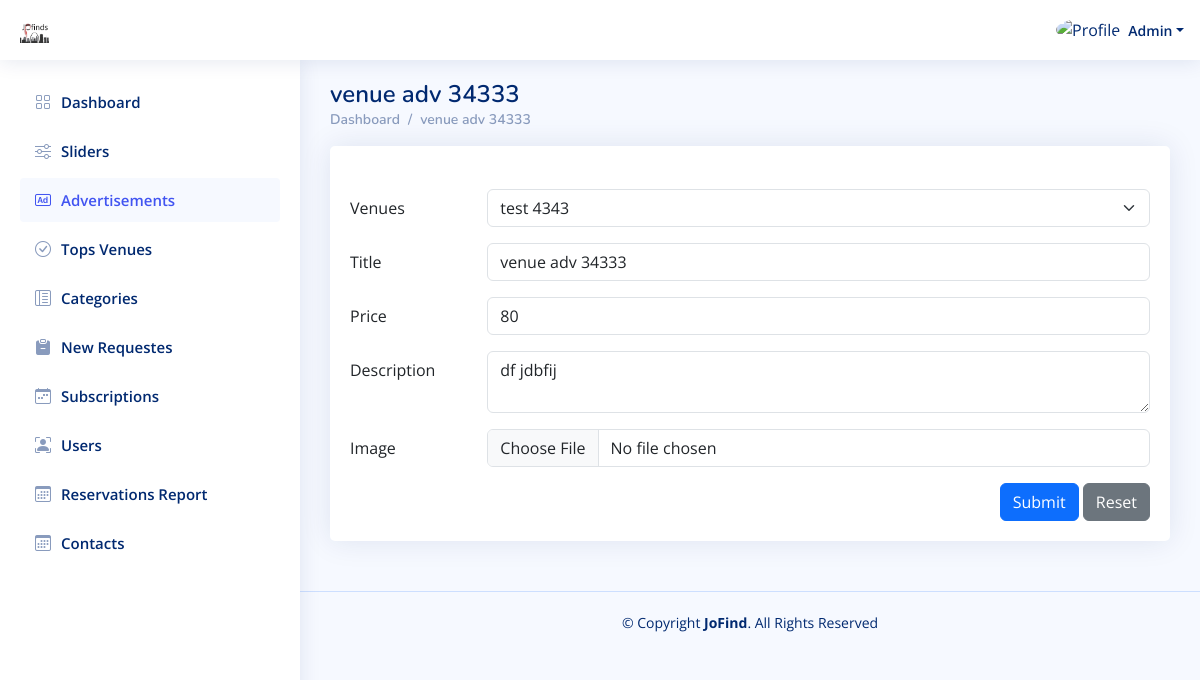
Screenshot of /Admin_Dashboard/Edit_Advertisement.php?advertisement_id=2 (signed in) with the database file from the repository.
### tables this page shows
CREATE TABLE `users` (
  `id` int(11) NOT NULL,
  `type_id` int(11) NOT NULL,
  `name` varchar(250) NOT NULL,
  `email` varchar(250) NOT NULL,
  `password` varchar(250) NOT NULL,
  `phone` varchar(250) NOT NULL,
  `image` varchar(250) DEFAULT NULL,
  `active` int(11) NOT NULL DEFAULT 1,
  `created_at` timestamp NOT NULL DEFAULT current_timestamp()
);

CREATE TABLE `advertisements` (
  `id` int(11) NOT NULL,
  `place_id` int(11) NOT NULL,
  `title` varchar(250) NOT NULL,
  `description` text NOT NULL,
  `image` varchar(250) NOT NULL,
  `price` double NOT NULL,
  `active` int(11) NOT NULL DEFAULT 1,
  `created_at` timestamp NOT NULL DEFAULT current_timestamp()
);

CREATE TABLE `places` (
  `id` int(11) NOT NULL,
  `category_id` int(11) NOT NULL,
  `sub_category_id` int(11) DEFAULT NULL,
  `status_id` int(11) DEFAULT NULL,
  `city_id` int(11) NOT NULL,
  `name` varchar(250) NOT NULL,
  `image` varchar(250) NOT NULL,
  `email` varchar(250) NOT NULL,
  `description` text DEFAULT NULL,
  `total_rate` double NOT NULL DEFAULT 0,
  `phone` varchar(250) NOT NULL,
  `password` varchar(250) NOT NULL,
  `rejection_note` text DEFAULT NULL,
  `address` varchar(250) NOT NULL,
  `commercial_register` varchar(250) NOT NULL,
  `menu` varchar(250) DEFAULT NULL,
  `active` int(11) NOT NULL DEFAULT 1,
  `created_at` timestamp NOT NULL DEFAULT current_timestamp()
);

### Admin_Dashboard/Edit_Advertisement.php (the view, shortened to what this page needs)
<?php
include "../Connect.php";
$A_ID = $_SESSION['A_Log'];
$advertisement_id = $_GET['advertisement_id'];
if (!$A_ID) {
    echo '<script language="JavaScript">
     document.location="../Login.php";
    </script>';
} else {
    $sql1 = mysqli_query($con, "select * from users where id='$A_ID'");
    $row1 = mysqli_fetch_array($sql1);
    $name = $row1['name'];
    $sql2 = mysqli_query($con, "select * from advertisements where id='$advertisement_id'");
    $row2 = mysqli_fetch_array($sql2);
    $advertisement_id = $row2['id'];
    $place_id = $row2['place_id'];
    $title = $row2['title'];
    $price = $row2['price'];
    $description = $row2['description'];
}
?>
<!DOCTYPE html>
<html lang="en">
  <head>
    <link
      href="../assets/vendor/bootstrap/css/bootstrap.min.css"
      rel="stylesheet"
    />
    <link
      href="../assets/vendor/bootstrap-icons/bootstrap-icons.css"
      rel="stylesheet"
    />
    <link href="../assets/vendor/boxicons/css/boxicons.min.css" rel="stylesheet" />
    <link href="../assets/vendor/quill/quill.snow.css" rel="stylesheet" />
    <link href="../assets/vendor/quill/quill.bubble.css" rel="stylesheet" />
    <link href="../assets/vendor/remixicon/remixicon.css" rel="stylesheet" />
    <link href="../assets/vendor/simple-datatables/style.css" rel="stylesheet" />
    <link href="../assets/css/style.css" rel="stylesheet" />
  </head>
  <body>
    <header id="header" class="header fixed-top d-flex align-items-center">
      <div class="d-flex align-items-center justify-content-between">
        <a href="index.php" class="logo d-flex align-items-center">
          <img src="../assets/img/Logo.png" alt="" />
        </a>
      </div>
      <nav class="header-nav ms-auto">
        <ul class="d-flex align-items-center">
          <li class="nav-item dropdown pe-3">
            <a
              class="nav-link nav-profile d-flex align-items-center pe-0"
              href="#"
              data-bs-toggle="dropdown"
            >
              <img
                src="https://www.computerhope.com/jargon/g/guest-user.png"
                alt="Profile"
                class="rounded-circle"
              />
              <span class="d-none d-md-block dropdown-toggle ps-2"><?php echo $name ?></span> </a
            >
          </li>
        </ul>
      </nav>
    </header>
    <?php require './Aside-Nav/Aside.php'?>
    <main id="main" class="main">
      <div class="pagetitle">
        <h1><?php echo $title ?></h1>
        <nav>
          <ol class="breadcrumb">
            <li class="breadcrumb-item"><a href="index.php">Dashboard</a></li>
            <li class="breadcrumb-item"><?php echo $title ?></li>
          </ol>
        </nav>
      </div>
      <section class="section">
        <div class="row">
          <div class="col-lg-12">
            <div class="card">
              <div class="card-body">
                <h5 class="card-title"></h5>
                <form method="POST" action="./Edit_Advertisement.php?advertisement_id=<?php echo $advertisement_id ?>" enctype="multipart/form-data">
                  <div class="row mb-3">
                    <label for="inputEmail3" class="col-sm-2 col-form-label"
                      >Venues</label
                    >
                    <div class="col-sm-10">
                    <select name="place_id" class="form-select" id="venue_id" required>
<?php
$placesSql = mysqli_query($con, "SELECT * from places WHERE active = 1 AND status_id = 2 ORDER BY id DESC");
while ($placeRow = mysqli_fetch_array($placesSql)) {
    $place_id_1 = $placeRow['id'];
    $place_name = $placeRow['name'];
    ?>
<option value="<?php echo $place_id_1 ?>" <?php echo ($place_id == $place_id_1) ? 'selected' : ''; ?>><?php echo $place_name ?></option>
<?php
}?>
</select>
                    </div>
                  </div>
                  <div class="row mb-3">
                    <label for="inputEmail3" class="col-sm-2 col-form-label"
                      >Title</label
                    >
                    <div class="col-sm-10">
                      <input type="text" name="title" value="<?php echo $title ?>" class="form-control" id="inputText" required/>
                    </div>
                  </div>
                  <div class="row mb-3">
                    <label for="inputEmail3" class="col-sm-2 col-form-label"
                      >Price</label
                    >
                    <div class="col-sm-10">
                      <input type="number" name="price" value="<?php echo $price ?>" min="1" step="0.01" class="form-control" id="inputText" required/>
                    </div>
                  </div>
                  <div class="row mb-3">
                    <label for="inputEmail3" class="col-sm-2 col-form-label"
                      >Description</label
                    >
                    <div class="col-sm-10">
                      <textarea name="description" class="form-control" id="" value="<?php echo $description ?>"><?php echo $description ?></textarea>
                    </div>
                  </div>
                  <div class="row mb-3">
                    <label for="inputEmail3" class="col-sm-2 col-form-label"
                      >Image</label
                    >
                    <div class="col-sm-10">
                      <input type="file" name="file" class="form-control" id="inputText"/>
                    </div>
                  </div>
                  <div class="text-end">
                    <button type="submit" name="Submit" class="btn btn-primary">
                      Submit
                    </button>
                    <button type="reset" class="btn btn-secondary">
                      Reset
                    </button>
                  </div>
                </form>
              </div>
            </div>
          </div>
        </div>
      </section>
    </main>
    <footer id="footer" class="footer">
      <div class="copyright">
        &copy; Copyright <strong><span>JoFind</span></strong
        >. All Rights Reserved
      </div>
    </footer>
  </body>
</html>

### assets/css/style.css (style rules this page uses)
:root { scroll-behavior: smooth; }
body { font-family: "Open Sans", sans-serif; background: #f6f9ff; color: #444444; }
a { color: #4154f1; text-decoration: none; }
h1, h2, h3, h4, h5, h6 { font-family: "Nunito", sans-serif; }
#main { margin-top: 60px; padding: 20px 30px; transition: all 0.3s; }
.pagetitle { margin-bottom: 10px; }
.pagetitle h1 { font-size: 24px; margin-bottom: 0; font-weight: 600; color: #012970; }
.card { margin-bottom: 30px; border: none; border-radius: 5px; box-shadow: 0px 0 30px rgba(1, 41, 112, 0.1); }
.card-title { padding: 20px 0 15px 0; font-size: 18px; font-weight: 500; color: #012970; font-family: "Poppins", sans-serif; }
.card-body { padding: 0 20px 20px 20px; }
.breadcrumb { font-size: 14px; font-family: "Nunito", sans-serif; color: #899bbd; font-weight: 600; }
.breadcrumb a { color: #899bbd; transition: 0.3s; }
.breadcrumb .breadcrumb-item::before { color: #899bbd; }
.logo { line-height: 1; }
@media (min-width: 1200px) { .logo { width: 280px; } }
.logo img { max-height: 26px; margin-right: 6px; }
.header { transition: all 0.5s; z-index: 997; height: 60px; box-shadow: 0px 2px 20px rgba(1, 41, 112, 0.1); background-color: #fff; padding-left: 20px; }
.header-nav ul { list-style: none; }
.header-nav>ul { margin: 0; padding: 0; }
.header-nav .nav-profile { color: #012970; }
.header-nav .nav-profile img { max-height: 36px; }
.header-nav .nav-profile span { font-size: 14px; font-weight: 600; }
@media (min-width: 1200px) { #main, #footer { margin-left: 300px; } }
.footer { padding: 20px 0; font-size: 14px; transition: all 0.3s; border-top: 1px solid #cddfff; }
.footer .copyright { text-align: center; color: #012970; }

### rows the page displays
users: name "Admin"
advertisements: title "venue adv 34333", place_id "test 4343", price "80", description "df jdbfij"
